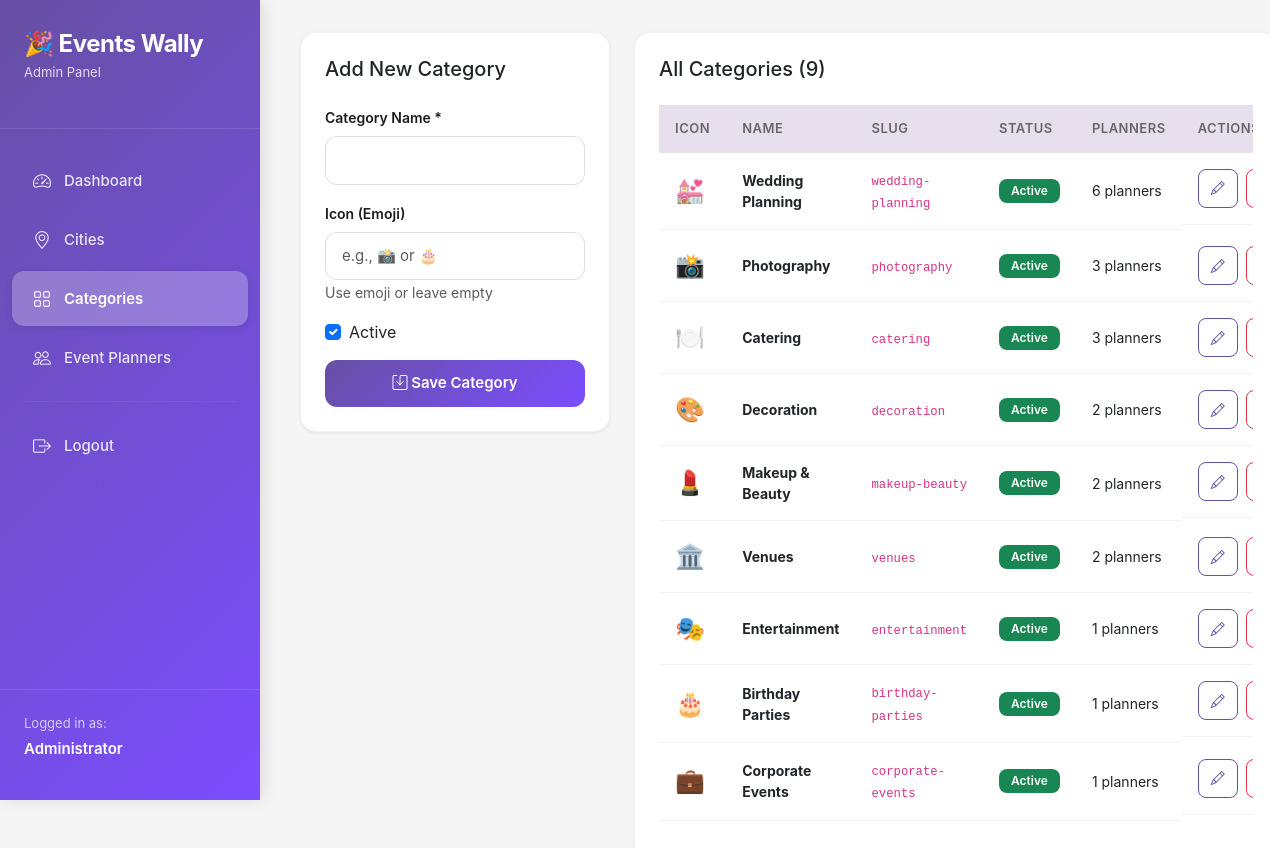
Screenshot of /admin/categories.php (signed in) with the database file from the repository.
### tables this page shows
CREATE TABLE IF NOT EXISTS categories (
    id INT AUTO_INCREMENT PRIMARY KEY,
    name VARCHAR(100) NOT NULL,
    slug VARCHAR(100) NOT NULL UNIQUE,
    icon VARCHAR(50),
    is_active TINYINT(1) DEFAULT 1,
    display_order INT DEFAULT 0,
    created_at TIMESTAMP DEFAULT CURRENT_TIMESTAMP,
    updated_at TIMESTAMP DEFAULT CURRENT_TIMESTAMP ON UPDATE CURRENT_TIMESTAMP
);

### admin/categories.php (the view, shortened to what this page needs)
<?php
require_once 'config.php';
$categories = $pdo->query("SELECT * FROM categories ORDER BY display_order ASC, name ASC")->fetchAll(PDO::FETCH_ASSOC);
$edit_category = null;
include 'header.php';
?>
<div class="row">
    <div class="col-md-4">
        <div class="stats-card">
            <h5 class="mb-4"><?= $edit_category ? 'Edit' : 'Add New' ?> Category</h5>
            <form method="POST">
                <div class="mb-3">
                    <label class="form-label">Category Name *</label>
                    <input type="text" name="name" class="form-control"
                           value="<?= $edit_category['name'] ?? '' ?>" required autofocus>
                </div>
                <div class="mb-3">
                    <label class="form-label">Icon (Emoji)</label>
                    <input type="text" name="icon" class="form-control"
                           value="<?= $edit_category['icon'] ?? '' ?>"
                           placeholder="e.g., 📸 or 🎂">
                    <small class="text-muted">Use emoji or leave empty</small>
                </div>
                <div class="mb-3">
                    <div class="form-check">
                        <input type="checkbox" name="is_active" class="form-check-input" id="active"
                               <?= (!$edit_category || $edit_category['is_active']) ? 'checked' : '' ?>>
                        <label class="form-check-label" for="active">
                            Active
                        </label>
                    </div>
                </div>
                <button type="submit" class="btn btn-primary w-100">
                    <i class="bi bi-save"></i> Save Category
                </button>
            </form>
        </div>
    </div>
    <div class="col-md-8">
        <div class="stats-card">
            <h5 class="mb-4">All Categories (<?= count($categories) ?>)</h5>
            <div class="table-responsive">
                <table class="table table-hover">
                    <thead>
                        <tr>
                            <th>Icon</th>
                            <th>Name</th>
                            <th>Slug</th>
                            <th>Status</th>
                            <th>Planners</th>
                            <th>Actions</th>
                        </tr>
                    </thead>
                    <tbody>
                        <?php foreach ($categories as $category):
                            $planner_count = $pdo->prepare("SELECT COUNT(*) FROM event_planners WHERE category_id = ?");
                            $planner_count->execute([$category['id']]);
                            $count = $planner_count->fetchColumn();
                        ?>
                        <tr>
                            <td style="font-size: 24px;"><?= $category['icon'] ?></td>
                            <td><strong><?= htmlspecialchars($category['name']) ?></strong></td>
                            <td><code><?= $category['slug'] ?></code></td>
                            <td>
                                <?php if ($category['is_active']): ?>
                                    <span class="badge bg-success">Active</span>
                                <?php else: ?>
                                    <span class="badge bg-secondary">Inactive</span>
                                <?php endif; ?>
                            </td>
                            <td><?= $count ?> planners</td>
                            <td class="table-actions">
                                <a href="categories.php?edit=<?= $category['id'] ?>" class="btn btn-sm btn-outline-primary">
                                    <i class="bi bi-pencil"></i>
                                </a>
                                <a href="categories.php?delete=<?= $category['id'] ?>"
                                   class="btn btn-sm btn-outline-danger"
                                   onclick="return confirm('Delete this category? This will also delete all associated planners!')">
                                </a>
                            </td>
                        </tr>
                        <?php endforeach; ?>
                    </tbody>
                </table>
            </div>
        </div>
    </div>
</div>
<?php include 'footer.php'; ?>

### admin/header.php (style rules this page uses)
:root { --primary: #6750A4; --primary-dark: #4F378B; --primary-light: #EADDFF; --secondary: #625B71; --surface: #FFFBFE; --on-surface: #1C1B1F; --surface-variant: #E7E0EC; --primary-gradient: linear-gradient(135deg, #6750A4 0%, #7C4DFF 100%); --featured-gradient: linear-gradient(135deg, #FF6B35 0%, #F7931E 100%); }
* { margin: 0; padding: 0; box-sizing: border-box; }
body { background-color: #F5F5F5; font-family: -apple-system, BlinkMacSystemFont, 'Segoe UI', Roboto, Oxygen, Ubuntu, Cantarell, sans-serif; }
.stats-card { background: white; border-radius: 16px; padding: 24px; box-shadow: 0 1px 3px rgba(0,0,0,0.08); margin-bottom: 24px; transition: all 0.2s ease; border: 1px solid rgba(0,0,0,0.05); }
.btn-primary { background: var(--primary-gradient); border: none; padding: 12px 24px; border-radius: 12px; font-weight: 600; font-size: 15px; transition: all 0.2s ease; }
.btn-outline-primary { border-color: var(--primary); color: var(--primary); border-radius: 12px; padding: 10px 20px; font-weight: 600; }
.table { font-size: 14px; }
.table thead th { background: var(--surface-variant); font-weight: 600; border: none; padding: 14px 16px; font-size: 13px; text-transform: uppercase; letter-spacing: 0.5px; color: #666; }
.table tbody td { padding: 16px; vertical-align: middle; border-bottom: 1px solid rgba(0,0,0,0.05); }
.table-actions { display: flex; gap: 8px; }
.table-actions a { padding: 8px 12px; border-radius: 8px; font-size: 14px; transition: all 0.2s ease; }
.badge { padding: 6px 12px; border-radius: 8px; font-weight: 600; font-size: 12px; }
.form-control, .form-select { border-radius: 12px; border: 1px solid rgba(0,0,0,0.12); padding: 12px 16px; font-size: 15px; }
.form-label { font-weight: 600; margin-bottom: 8px; font-size: 14px; color: var(--on-surface); }

### rows the page displays
categories: icon "💒", name "Wedding Planning", slug "wedding-planning", is_active "Active", count "6"
categories: icon "📸", name "Photography", slug "photography", is_active "Active", count "3"
categories: icon "🍽️", name "Catering", slug "catering", is_active "Active", count "3"
categories: icon "🎨", name "Decoration", slug "decoration", is_active "Active", count "2"
categories: icon "💄", name "Makeup & Beauty", slug "makeup-beauty", is_active "Active", count "2"
categories: icon "🏛️", name "Venues", slug "venues", is_active "Active", count "2"
categories: icon "🎭", name "Entertainment", slug "entertainment", is_active "Active", count "1"
categories: icon "🎂", name "Birthday Parties", slug "birthday-parties", is_active "Active", count "1"
categories: icon "💼", name "Corporate Events", slug "corporate-events", is_active "Active", count "1"

### other values shown
$_SESSION['admin_name'] "Administrator"
count($categories) "9"
